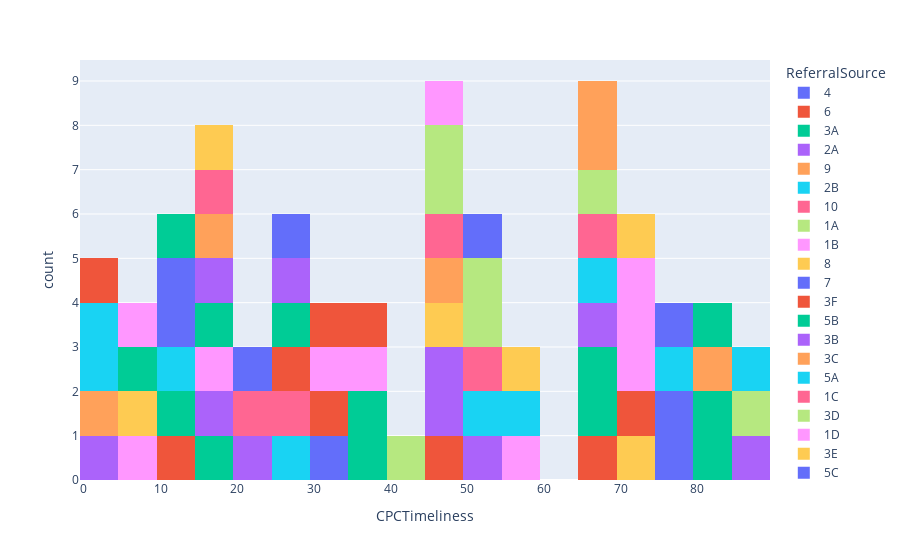

This figure's notebook cell:
### Code cell
time_hist = px.histogram(df,
                         x='CPCTimeliness',
                         nbins=20,
                         color='ReferralSource')
time_hist.show()

### Figure 1 — Plotly figure (JSON) as saved in the notebook; plotly's stock layout.template omitted (floating-point values rounded to 4 significant figures)
{"data": [{"alignmentgroup": "True", "bingroup": "x", "hovertemplate": "ReferralSource=4<br>CPCTimeliness=%{x}<br>count=%{y}<extra></extra>", "legendgroup": "4", "marker": {"color": "#636efa", "pattern": {"shape": ""}}, "name": "4", "nbinsx": 20, "offsetgroup": "4", "orientation": "v", "showlegend": true, "type": "histogram", "x": [78, 33], "xaxis": "x", "yaxis": "y"}, {"alignmentgroup": "True", "bingroup": "x", "hovertemplate": "ReferralSource=6<br>CPCTimeliness=%{x}<br>count=%{y}<extra></extra>", "legendgroup": "6", "marker": {"color": "#EF553B", "pattern": {"shape": ""}}, "name": "6", "nbinsx": 20, "offsetgroup": "6", "orientation": "v", "showlegend": true, "type": "histogram", "x": [49, 12, 66, 34, null], "xaxis": "x", "yaxis": "y"}, {"alignmentgroup": "True", "bingroup": "x", "hovertemplate": "ReferralSource=3A<br>CPCTimeliness=%{x}<br>count=%{y}<extra></extra>", "legendgroup": "3A", "marker": {"color": "#00cc96", "pattern": {"shape": ""}}, "name": "3A", "nbinsx": 20, "offsetgroup": "3A", "orientation": "v", "showlegend": true, "type": "histogram", "x": [14, 19, 66, 84, 39, 36, 69, 81], "xaxis": "x", "yaxis": "y"}, {"alignmentgroup": "True", "bingroup": "x", "hovertemplate": "ReferralSource=2A<br>CPCTimeliness=%{x}<br>count=%{y}<extra></extra>", "legendgroup": "2A", "marker": {"color": "#ab63fa", "pattern": {"shape": ""}}, "name": "2A", "nbinsx": 20, "offsetgroup": "2A", "orientation": "v", "showlegend": true, "type": "histogram", "x": [66, 0, 19, null, 51, 86, null, 46, 46, null], "xaxis": "x", "yaxis": "y"}, {"alignmentgroup": "True", "bingroup": "x", "hovertemplate": "ReferralSource=9<br>CPCTimeliness=%{x}<br>count=%{y}<extra></extra>", "legendgroup": "9", "marker": {"color": "#FFA15A", "pattern": {"shape": ""}}, "name": "9", "nbinsx": 20, "offsetgroup": "9", "orientation": "v", "showlegend": true, "type": "histogram", "x": [83, 1], "xaxis": "x", "yaxis": "y"}, {"alignmentgroup": "True", "bingroup": "x", "hovertemplate": "ReferralSource=2B<br>CPCTimeliness=%{x}<br>count=%{y}<extra></extra>", "legendgroup": "2B", "marker": {"color": "#19d3f3", "pattern": {"shape": ""}}, "name": "2B", "nbinsx": 20, "offsetgroup": "2B", "orientation": "v", "showlegend": true, "type": "histogram", "x": [3, 68, 50, 4, 27, 10], "xaxis": "x", "yaxis": "y"}, {"alignmentgroup": "True", "bingroup": "x", "hovertemplate": "ReferralSource=10<br>CPCTimeliness=%{x}<br>count=%{y}<extra></extra>", "legendgroup": "10", "marker": {"color": "#FF6692", "pattern": {"shape": ""}}, "name": "10", "nbinsx": 20, "offsetgroup": "10", "orientation": "v", "showlegend": true, "type": "histogram", "x": [25, 54, 67], "xaxis": "x", "yaxis": "y"}, {"alignmentgroup": "True", "bingroup": "x", "hovertemplate": "ReferralSource=1A<br>CPCTimeliness=%{x}<br>count=%{y}<extra></extra>", "legendgroup": "1A", "marker": {"color": "#B6E880", "pattern": {"shape": ""}}, "name": "1A", "nbinsx": 20, "offsetgroup": "1A", "orientation": "v", "showlegend": true, "type": "histogram", "x": [65, 43, 87, 50, 54], "xaxis": "x", "yaxis": "y"}, {"alignmentgroup": "True", "bingroup": "x", "hovertemplate": "ReferralSource=1B<br>CPCTimeliness=%{x}<br>count=%{y}<extra></extra>", "legendgroup": "1B", "marker": {"color": "#FF97FF", "pattern": {"shape": ""}}, "name": "1B", "nbinsx": 20, "offsetgroup": "1B", "orientation": "v", "showlegend": true, "type": "histogram", "x": [16, 56, 36, 30, 9], "xaxis": "x", "yaxis": "y"}, {"alignmentgroup": "True", "bingroup": "x", "hovertemplate": "ReferralSource=8<br>CPCTimeliness=%{x}<br>count=%{y}<extra></extra>", "legendgroup": "8", "marker": {"color": "#FECB52", "pattern": {"shape": ""}}, "name": "8", "nbinsx": 20, "offsetgroup": "8", "orientation": "v", "showlegend": true, "type": "histogram", "x": [46, 74, 6], "xaxis": "x", "yaxis": "y"}, {"alignmentgroup": "True", "bingroup": "x", "hovertemplate": "ReferralSource=7<br>CPCTimeliness=%{x}<br>count=%{y}<extra></extra>", "legendgroup": "7", "marker": {"color": "#636efa", "pattern": {"shape": ""}}, "name": "7", "nbinsx": 20, "offsetgroup": "7", "orientation": "v", "showlegend": true, "type": "histogram", "x": [null, 11, 51, 77, null, 13], "xaxis": "x", "yaxis": "y"}, {"alignmentgroup": "True", "bingroup": "x", "hovertemplate": "ReferralSource=3F<br>CPCTimeliness=%{x}<br>count=%{y}<extra></extra>", "legendgroup": "3F", "marker": {"color": "#EF553B", "pattern": {"shape": ""}}, "name": "3F", "nbinsx": 20, "offsetgroup": "3F", "orientation": "v", "showlegend": true, "type": "histogram", "x": [27, 3, 74, 32, 37], "xaxis": "x", "yaxis": "y"}, {"alignmentgroup": "True", "bingroup": "x", "hovertemplate": "ReferralSource=5B<br>CPCTimeliness=%{x}<br>count=%{y}<extra></extra>", "legendgroup": "5B", "marker": {"color": "#00cc96", "pattern": {"shape": ""}}, "name": "5B", "nbinsx": 20, "offsetgroup": "5B", "orientation": "v", "showlegend": true, "type": "histogram", "x": [8, 83, 18, null, null, 13, 26], "xaxis": "x", "yaxis": "y"}, {"alignmentgroup": "True", "bingroup": "x", "hovertemplate": "ReferralSource=3B<br>CPCTimeliness=%{x}<br>count=%{y}<extra></extra>", "legendgroup": "3B", "marker": {"color": "#ab63fa", "pattern": {"shape": ""}}, "name": "3B", "nbinsx": 20, "offsetgroup": "3B", "orientation": "v", "showlegend": true, "type": "histogram", "x": [null, 24, 27, null, 17], "xaxis": "x", "yaxis": "y"}, {"alignmentgroup": "True", "bingroup": "x", "hovertemplate": "ReferralSource=3C<br>CPCTimeliness=%{x}<br>count=%{y}<extra></extra>", "legendgroup": "3C", "marker": {"color": "#FFA15A", "pattern": {"shape": ""}}, "name": "3C", "nbinsx": 20, "offsetgroup": "3C", "orientation": "v", "showlegend": true, "type": "histogram", "x": [66, 19, 69, null, null, 49], "xaxis": "x", "yaxis": "y"}, {"alignmentgroup": "True", "bingroup": "x", "hovertemplate": "ReferralSource=5A<br>CPCTimeliness=%{x}<br>count=%{y}<extra></extra>", "legendgroup": "5A", "marker": {"color": "#19d3f3", "pattern": {"shape": ""}}, "name": "5A", "nbinsx": 20, "offsetgroup": "5A", "orientation": "v", "showlegend": true, "type": "histogram", "x": [null, 86, 55, 75], "xaxis": "x", "yaxis": "y"}, {"alignmentgroup": "True", "bingroup": "x", "hovertemplate": "ReferralSource=1C<br>CPCTimeliness=%{x}<br>count=%{y}<extra></extra>", "legendgroup": "1C", "marker": {"color": "#FF6692", "pattern": {"shape": ""}}, "name": "1C", "nbinsx": 20, "offsetgroup": "1C", "orientation": "v", "showlegend": true, "type": "histogram", "x": [null, 48, 21, 19], "xaxis": "x", "yaxis": "y"}, {"alignmentgroup": "True", "bingroup": "x", "hovertemplate": "ReferralSource=3D<br>CPCTimeliness=%{x}<br>count=%{y}<extra></extra>", "legendgroup": "3D", "marker": {"color": "#B6E880", "pattern": {"shape": ""}}, "name": "3D", "nbinsx": 20, "offsetgroup": "3D", "orientation": "v", "showlegend": true, "type": "histogram", "x": [45, 49], "xaxis": "x", "yaxis": "y"}, {"alignmentgroup": "True", "bingroup": "x", "hovertemplate": "ReferralSource=1D<br>CPCTimeliness=%{x}<br>count=%{y}<extra></extra>", "legendgroup": "1D", "marker": {"color": "#FF97FF", "pattern": {"shape": ""}}, "name": "1D", "nbinsx": 20, "offsetgroup": "1D", "orientation": "v", "showlegend": true, "type": "histogram", "x": [null, 46, 74, 72, 70, 9], "xaxis": "x", "yaxis": "y"}, {"alignmentgroup": "True", "bingroup": "x", "hovertemplate": "ReferralSource=3E<br>CPCTimeliness=%{x}<br>count=%{y}<extra></extra>", "legendgroup": "3E", "marker": {"color": "#FECB52", "pattern": {"shape": ""}}, "name": "3E", "nbinsx": 20, "offsetgroup": "3E", "orientation": "v", "showlegend": true, "type": "histogram", "x": [56, null, 15, 74], "xaxis": "x", "yaxis": "y"}, {"alignmentgroup": "True", "bingroup": "x", "hovertemplate": "ReferralSource=5C<br>CPCTimeliness=%{x}<br>count=%{y}<extra></extra>", "legendgroup": "5C", "marker": {"color": "#636efa", "pattern": {"shape": ""}}, "name": "5C", "nbinsx": 20, "offsetgroup": "5C", "orientation": "v", "showlegend": true, "type": "histogram", "x": [21, 27, 77], "xaxis": "x", "yaxis": "y"}], "layout": {"barmode": "relative", "legend": {"title": {"text": "ReferralSource"}, "tracegroupgap": 0}, "margin": {"t": 60}, "xaxis": {"anchor": "y", "domain": [0, 1], "title": {"text": "CPCTimeliness"}}, "yaxis": {"anchor": "x", "domain": [0, 1], "title": {"text": "count"}}}}
